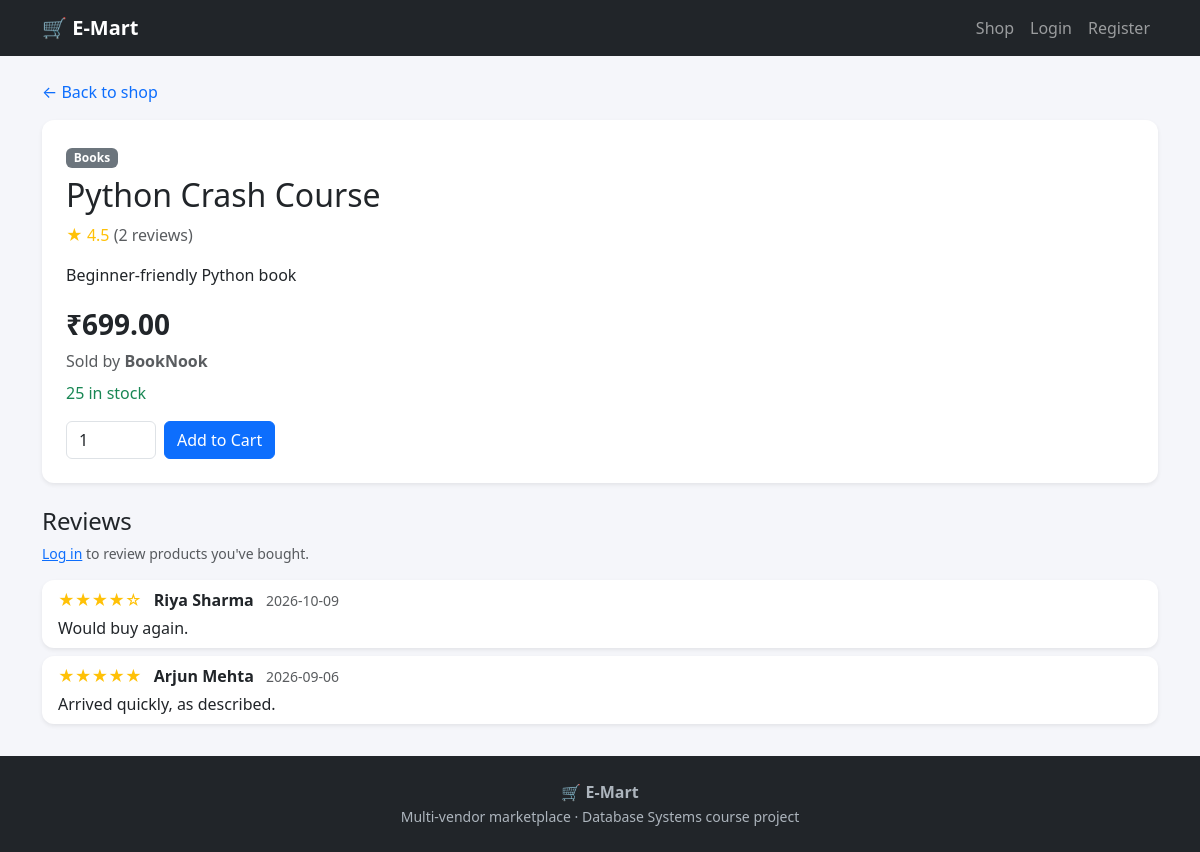
The app's page /product/4 with its own data.
### tables this page shows
CREATE TABLE categories (
    category_id INTEGER PRIMARY KEY AUTOINCREMENT,
    name        TEXT NOT NULL UNIQUE
);

CREATE TABLE products (
    product_id  INTEGER PRIMARY KEY AUTOINCREMENT,
    seller_id   INTEGER NOT NULL
                REFERENCES seller_profiles(seller_id) ON DELETE CASCADE,
    category_id INTEGER
                REFERENCES categories(category_id) ON DELETE SET NULL,
    name        TEXT NOT NULL,
    description TEXT,
    price       REAL NOT NULL CHECK (price > 0),
    stock       INTEGER NOT NULL DEFAULT 0 CHECK (stock >= 0),
    created_at  TEXT NOT NULL DEFAULT CURRENT_TIMESTAMP
);

CREATE TABLE seller_profiles (
    seller_id   INTEGER PRIMARY KEY
                REFERENCES users(user_id) ON DELETE CASCADE,
    store_name  TEXT NOT NULL UNIQUE,
    description TEXT
);

CREATE TABLE reviews (
    review_id  INTEGER PRIMARY KEY AUTOINCREMENT,
    product_id INTEGER NOT NULL
               REFERENCES products(product_id) ON DELETE CASCADE,
    user_id    INTEGER NOT NULL
               REFERENCES users(user_id) ON DELETE CASCADE,
    rating     INTEGER NOT NULL CHECK (rating BETWEEN 1 AND 5),
    comment    TEXT,
    created_at TEXT NOT NULL DEFAULT CURRENT_TIMESTAMP,
    UNIQUE (product_id, user_id)           -- one review per user per product
);

CREATE TABLE users (
    user_id       INTEGER PRIMARY KEY AUTOINCREMENT,
    name          TEXT NOT NULL,
    email         TEXT NOT NULL UNIQUE,
    password_hash TEXT NOT NULL,
    role          TEXT NOT NULL CHECK (role IN ('customer', 'seller', 'admin')),
    is_active     INTEGER NOT NULL DEFAULT 1 CHECK (is_active IN (0, 1)),
    created_at    TEXT NOT NULL DEFAULT CURRENT_TIMESTAMP
);

### routes/customer.py (the view, shortened to what this page needs)
@customer_bp.route("/product/<int:product_id>")
def product_detail(product_id):
    conn = get_connection()
    product = conn.execute(
        """SELECT p.*, sp.store_name, c.name AS category,
                  (SELECT ROUND(AVG(rating), 1) FROM reviews r
                    WHERE r.product_id = p.product_id) AS avg_rating,
                  (SELECT COUNT(*) FROM reviews r
                    WHERE r.product_id = p.product_id) AS review_count
           FROM products p
           JOIN seller_profiles sp ON sp.seller_id = p.seller_id
           LEFT JOIN categories c ON c.category_id = p.category_id
           WHERE p.product_id = ?""", (product_id,)).fetchone()
    if product is None:
        conn.close()
        flash("That product doesn't exist (it may have been removed).", "warning")
        return redirect(url_for("home"))
    reviews = conn.execute(
        """SELECT r.review_id, r.user_id, r.rating, r.comment, r.created_at, u.name
           FROM reviews r JOIN users u ON u.user_id = r.user_id
           WHERE r.product_id = ? ORDER BY r.created_at DESC""", (product_id,)).fetchall()
    in_cart = 0
    can_review = False
    my_review = None
    conn.close()
    return render_template("product.html", product=product, reviews=reviews,
                           in_cart=in_cart, can_review=can_review, my_review=my_review)

### app.py (called while the page is built, shortened)
def get_csrf_token():
    if "csrf_token" not in session:
        session["csrf_token"] = secrets.token_hex(16)
    return session["csrf_token"]

@app.before_request
def csrf_protect():
    session.permanent = True
    if request.method == "POST":
        sent = request.form.get("csrf_token", "")
        expected = session.get("csrf_token", "")
        if not expected or not hmac.compare_digest(sent, expected):
            abort(400)

@app.context_processor
def inject_csrf():
    return {"csrf_token": get_csrf_token()}

@app.before_request
def load_logged_in_user():
    g.user = None
    user_id = session.get("user_id")

@app.context_processor
def inject_cart_count():
    count = 0
    try:
        if g.get("user") is not None and g.user["role"] == "customer":
            conn = get_connection()
            count = conn.execute(
                "SELECT COALESCE(SUM(quantity), 0) FROM cart_items WHERE user_id = ?",
                (g.user["user_id"],)).fetchone()[0]
            conn.close()
    except sqlite3.Error:
        count = 0          # an error page must never crash because of the navbar
    return {"cart_count": count}

### db.py (called while the page is built)
def get_connection():
    conn = sqlite3.connect(DB_PATH)
    conn.row_factory = sqlite3.Row          # lets us use row["name"]
    conn.execute("PRAGMA foreign_keys = ON")
    return conn

### templates/product.html (shortened to what this page needs)
{% extends "base.html" %}
{% block content %}
<a href="{{ url_for('home') }}" class="text-decoration-none">← Back to shop</a>
<div class="card shadow-sm mt-3">
  <div class="card-body p-4">
    {% if product.category %}<span class="badge bg-secondary mb-2">{{ product.category }}</span>{% endif %}
    <h2>{{ product.name }}</h2>
    {% if product.review_count %}
      <div class="text-warning">★ {{ product.avg_rating }} <span class="text-muted">({{ product.review_count }} review{{ 's' if product.review_count != 1 }})</span></div>
    {% endif %}
    <p class="mt-3">{{ product.description or 'No description provided.' }}</p>
    <p class="fs-3 fw-bold mb-1">₹{{ "%.2f"|format(product.price) }}</p>
    <p class="text-muted mb-2">Sold by <strong>{{ product.store_name }}</strong></p>
    {% if product.stock > 0 %}
      <p class="text-success">{{ product.stock }} in stock</p>
    {% else %}
      <p class="text-danger">Out of stock</p>
    {% endif %}
    {% if not g.user or g.user.role == 'customer' %}
      {% if product.stock > 0 %}
      <form method="POST" action="{{ url_for('customer.add_to_cart', product_id=product.product_id) }}"
            class="d-flex gap-2 align-items-center">
        <input type="number" name="quantity" value="1" min="1" max="{{ product.stock }}" class="form-control" style="width:90px">
        <button class="btn btn-primary">Add to Cart</button>
      </form>
      {% endif %}
    {% else %}
      <p class="text-muted small">Only customer accounts can buy products.</p>
    {% endif %}
  </div>
</div>
<h4 class="mt-4">Reviews</h4>
{% if g.user and g.user.role == 'customer' %}
  {% if can_review %}
  <div class="card shadow-sm mb-3 border-success">
    <div class="card-body">
      <h6>{{ 'Edit your review' if my_review else 'Write a review' }}
        <span class="badge bg-success ms-1">Verified purchase</span></h6>
      <form method="POST" action="{{ url_for('customer.submit_review', product_id=product.product_id) }}">
        <div class="row g-2">
          <div class="col-md-3">
            <select name="rating" class="form-select" required>
              <option value="">Rating…</option>
              {% for n in [5, 4, 3, 2, 1] %}
              <option value="{{ n }}" {{ 'selected' if my_review and my_review.rating == n }}>
                {{ '★' * n }}{{ '☆' * (5 - n) }} ({{ n }})
              </option>
              {% endfor %}
            </select>
          </div>
          <div class="col-md-9">
            <textarea name="comment" class="form-control" rows="2" maxlength="1000"
                      placeholder="Share your experience (optional)">{{ my_review.comment if my_review and my_review.comment else '' }}</textarea>
          </div>
        </div>
        <button class="btn btn-sm btn-success mt-2">{{ 'Update review' if my_review else 'Submit review' }}</button>
      </form>
    </div>
  </div>
  {% else %}
  <p class="text-muted small">Only customers whose order for this product has been <strong>delivered</strong> can review it.</p>
  {% endif %}
{% elif not g.user %}
  <p class="text-muted small"><a href="{{ url_for('auth.login') }}">Log in</a> to review products you've bought.</p>
{% endif %}
{% if reviews %}
  {% for r in reviews %}
  <div class="card shadow-sm mb-2 {{ 'border-primary' if g.user and r.user_id == g.user.user_id }}">
    <div class="card-body py-2">
      <div class="d-flex justify-content-between">
        <div>
          <span class="text-warning">{{ '★' * r.rating }}{{ '☆' * (5 - r.rating) }}</span>
          <strong class="ms-2">{{ r.name }}</strong>
          <small class="text-muted ms-2">{{ r.created_at[:10] }}</small>
        </div>
      </div>
      {% if r.comment %}<p class="mb-0 mt-1">{{ r.comment }}</p>{% endif %}
    </div>
  </div>
  {% endfor %}
{% else %}
  <p class="text-muted">No reviews yet.</p>
{% endif %}
{% endblock %}

### static/css/style.css (style rules this page uses)
body { background-color: #f5f6fa; }
.card { border: none; border-radius: 12px; }
.card { transition: transform .15s ease, box-shadow .15s ease; }

### records on screen
categories: category "Books"
products: name "Python Crash Course", description "Beginner-friendly Python book", price "699.00", stock "25"
seller_profiles: store_name "BookNook"
reviews: rating "★★★★", rating "☆", name "Riya Sharma", created_at "2026-10-09", comment "Would buy again."
reviews: rating "★★★★★", name "Arjun Mehta", created_at "2026-09-06", comment "Arrived quickly, as described."

### other values on screen
{{ product.avg_rating }} "4.5"
{{ product.review_count }} "2"
{{ 's' if product.review_count != 1 }} "s"
